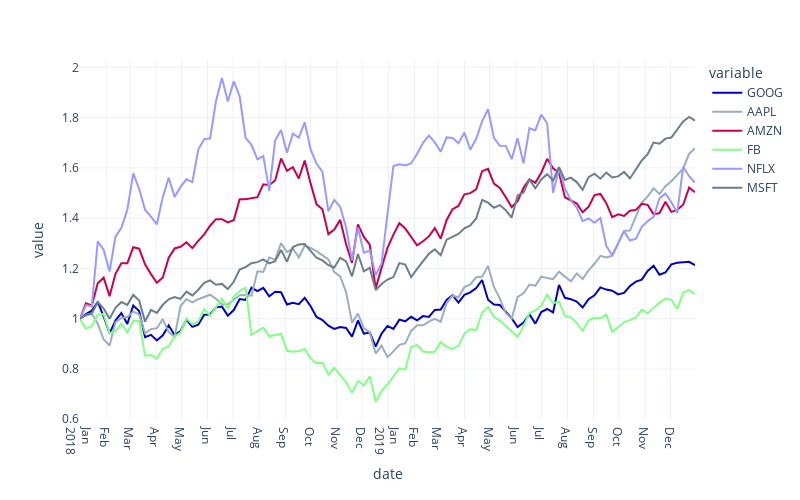

Write notebook code for a chart like this one.
### Markdown cell above
## Timeseries

### Code cell
# Source: https://plotly.com/python/time-series/

df = px.data.stocks()
fig = px.line(df, x="date", y=df.columns,
              hover_data={"date": "|%B %d, %Y"},
              )
fig.update_xaxes(
    dtick="M1",
    tickformat="%b\n%Y")

fig.update_layout(
    width=800,
    height=500,
)

fig.show()
